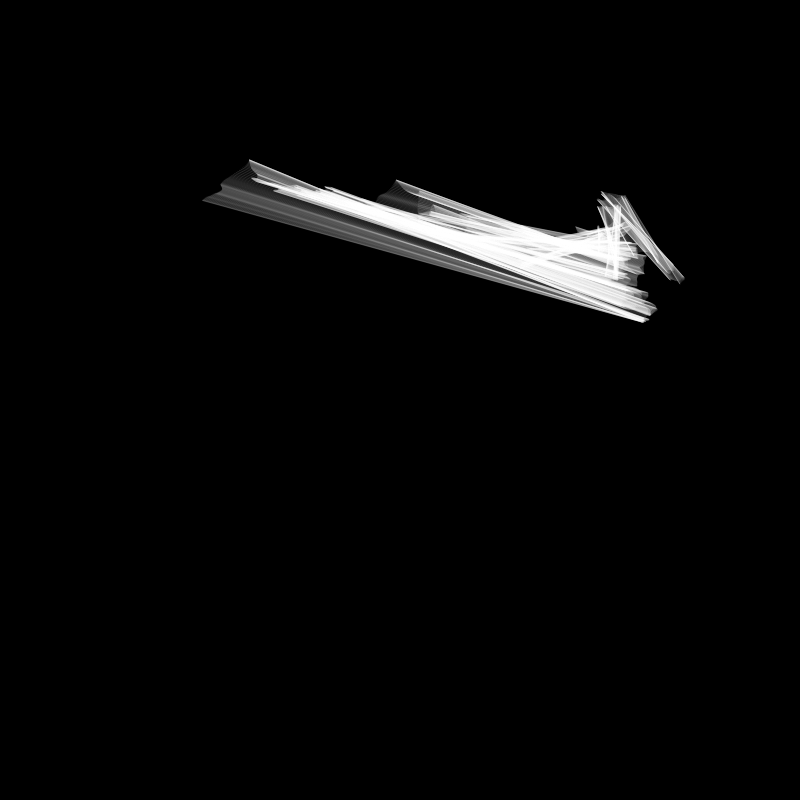
Frame 1 (no input)
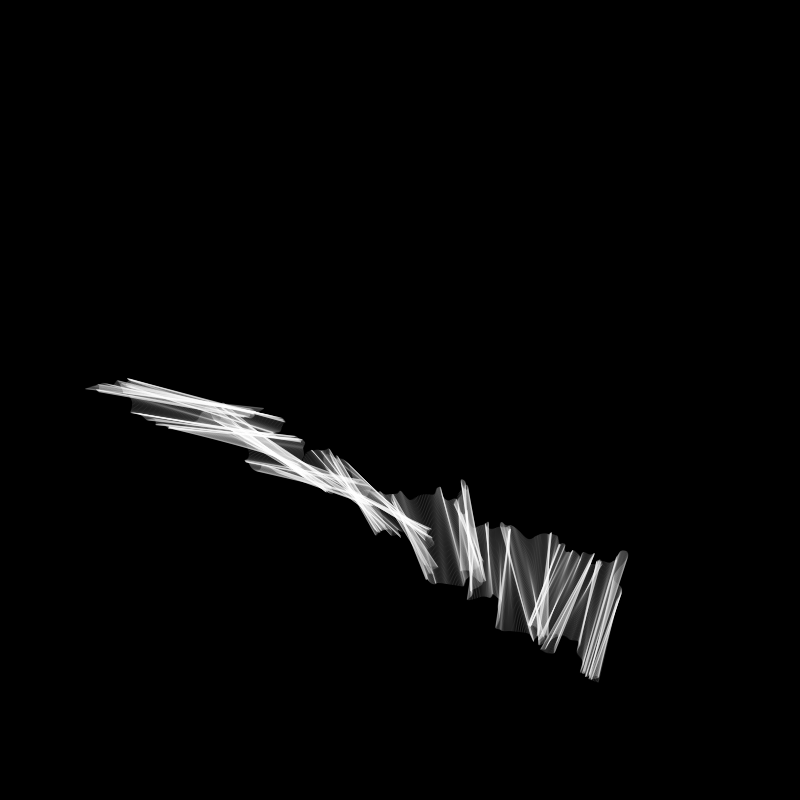
Frame 2 (the mouse pressed at the canvas centre, redrawn once)

The p5.js sketch that drew these frames (run headless with seeded random() and noise() and a simulated clock; the mouse was pressed at the canvas centre and the sketch redrawn once):

// p5.js sketch
// ── sketch.js
function setup() {
  createCanvas(800,800);
  stroke(255, 40);
  noLoop();
}

function draw() {
  background(0);
  
  var p1 = [random(width), random(height)];
  var p2 = [random(width), random(height)];
  var q1 = [random(width), random(height)];
  var q2 = [random(width), random(height)];
  for (var i = 0; i < 2000; i++) {
    var t = i / 2000;    
    var p = [lerp(p1[0], p2[0], t), lerp(p1[1], p2[1], t)];
    var q = [lerp(q1[0], q2[0], t), lerp(q1[1], q2[1], t)];
    line(p[0] + 80*noise(0.015*i), p[1]+80*noise(0.012*i+5), q[0]+80*noise(0.011*i+10), q[1]+80*noise(0.013*i+15));
  }
}
